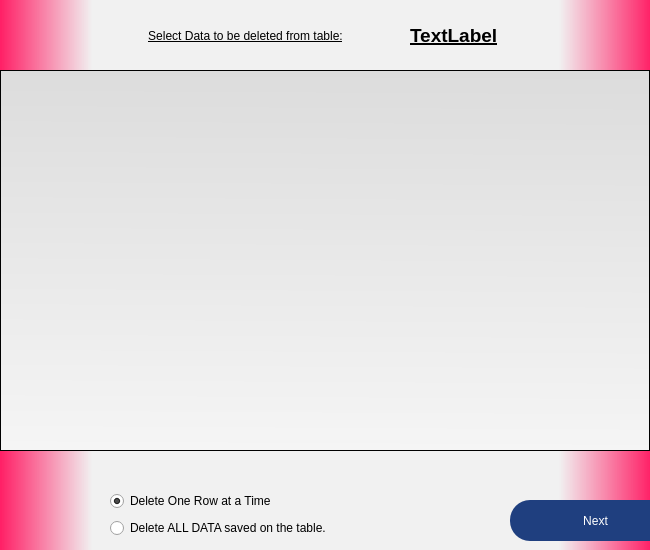
<?xml version="1.0" encoding="UTF-8"?>
<ui version="4.0">
 <class>delete_DATA_window</class>
 <widget class="QDialog" name="delete_DATA_window">
  <property name="geometry">
   <rect>
    <x>0</x>
    <y>0</y>
    <width>650</width>
    <height>550</height>
   </rect>
  </property>
  <property name="sizePolicy">
   <sizepolicy hsizetype="Fixed" vsizetype="Preferred">
    <horstretch>0</horstretch>
    <verstretch>0</verstretch>
   </sizepolicy>
  </property>
  <property name="minimumSize">
   <size>
    <width>650</width>
    <height>550</height>
   </size>
  </property>
  <property name="maximumSize">
   <size>
    <width>650</width>
    <height>550</height>
   </size>
  </property>
  <property name="windowTitle">
   <string>Delete Data</string>
  </property>
  <property name="windowIcon">
   <iconset>
    <normaloff>icon.png</normaloff>icon.png</iconset>
  </property>
  <property name="styleSheet">
   <string notr="true">LoginPg:QDialog{background-color: qconicalgradient(cx:0.258528, cy:0.847, angle:20, stop:0 rgba(123, 230, 239, 255), stop:1 rgba(255, 255, 255, 255))}</string>
  </property>
  <widget class="QStackedWidget" name="stackedWidget">
   <property name="geometry">
    <rect>
     <x>0</x>
     <y>0</y>
     <width>650</width>
     <height>550</height>
    </rect>
   </property>
   <property name="currentIndex">
    <number>0</number>
   </property>
   <widget class="QWidget" name="page">
    <widget class="QWidget" name="delete_TB_widget" native="true">
     <property name="geometry">
      <rect>
       <x>0</x>
       <y>0</y>
       <width>650</width>
       <height>550</height>
      </rect>
     </property>
     <property name="styleSheet">
      <string notr="true">QWidget#delete_TB_widget{
background-color:qlineargradient(spread:pad, x1:0, y1:0.505682, x2:1, y2:0.505682, stop:0 rgba(255, 30, 101, 255), stop:0.142045 rgba(241, 241, 241, 255), stop:0.857955 rgba(241, 241, 241, 255), stop:1 rgba(255, 30, 101, 255))
}</string>
     </property>
     <widget class="QTableWidget" name="tableWidget">
      <property name="geometry">
       <rect>
        <x>0</x>
        <y>70</y>
        <width>650</width>
        <height>381</height>
       </rect>
      </property>
      <property name="minimumSize">
       <size>
        <width>650</width>
        <height>381</height>
       </size>
      </property>
      <property name="maximumSize">
       <size>
        <width>650</width>
        <height>381</height>
       </size>
      </property>
      <property name="styleSheet">
       <string notr="true">background-color: qlineargradient(spread:pad, x1:0.506, y1:0, x2:0.494318, y2:1, stop:0 rgba(220,220,220, 255), stop:1 rgba(245, 245, 245, 255));

border-color: rgb(0, 0, 0);</string>
      </property>
      <property name="frameShape">
       <enum>QFrame::Box</enum>
      </property>
      <property name="frameShadow">
       <enum>QFrame::Plain</enum>
      </property>
      <property name="editTriggers">
       <set>QAbstractItemView::NoEditTriggers</set>
      </property>
      <property name="alternatingRowColors">
       <bool>true</bool>
      </property>
      <property name="selectionMode">
       <enum>QAbstractItemView::SingleSelection</enum>
      </property>
      <property name="selectionBehavior">
       <enum>QAbstractItemView::SelectRows</enum>
      </property>
      <attribute name="verticalHeaderVisible">
       <bool>false</bool>
      </attribute>
     </widget>
     <widget class="QPushButton" name="next">
      <property name="geometry">
       <rect>
        <x>510</x>
        <y>500</y>
        <width>171</width>
        <height>41</height>
       </rect>
      </property>
      <property name="styleSheet">
       <string notr="true">background-color: rgb(31, 63, 127);
font: 63 italic 14pt &quot;Segoe UI Semibold&quot;;
border-radius:20px;
color: rgb(255, 255, 255);</string>
      </property>
      <property name="text">
       <string>Next</string>
      </property>
     </widget>
     <widget class="QLabel" name="label_5">
      <property name="geometry">
       <rect>
        <x>90</x>
        <y>20</y>
        <width>311</width>
        <height>31</height>
       </rect>
      </property>
      <property name="styleSheet">
       <string notr="true">
text-decoration: underline;</string>
      </property>
      <property name="text">
       <string>Select Data to be deleted from table:</string>
      </property>
      <property name="alignment">
       <set>Qt::AlignCenter</set>
      </property>
     </widget>
     <widget class="QWidget" name="verticalLayoutWidget">
      <property name="geometry">
       <rect>
        <x>110</x>
        <y>490</y>
        <width>251</width>
        <height>51</height>
       </rect>
      </property>
      <layout class="QVBoxLayout" name="verticalLayout">
       <item>
        <widget class="QRadioButton" name="del_oneRow">
         <property name="styleSheet">
          <string notr="true">
font: 75 oblique 9pt &quot;DejaVu Sans&quot;;</string>
         </property>
         <property name="text">
          <string>Delete One Row at a Time</string>
         </property>
         <property name="checked">
          <bool>true</bool>
         </property>
        </widget>
       </item>
       <item>
        <widget class="QRadioButton" name="del_wholeTB_DATA">
         <property name="styleSheet">
          <string notr="true">font: 75 oblique 9pt &quot;DejaVu Sans&quot;;
font: 75 oblique 9pt &quot;DejaVu Sans&quot;;</string>
         </property>
         <property name="text">
          <string>Delete ALL DATA saved on the table. </string>
         </property>
        </widget>
       </item>
      </layout>
     </widget>
     <widget class="QLabel" name="selectedTB">
      <property name="geometry">
       <rect>
        <x>410</x>
        <y>10</y>
        <width>201</width>
        <height>51</height>
       </rect>
      </property>
      <property name="font">
       <font>
        <family>MS Shell Dlg 2</family>
        <pointsize>14</pointsize>
        <weight>75</weight>
        <italic>false</italic>
        <bold>true</bold>
        <underline>true</underline>
       </font>
      </property>
      <property name="styleSheet">
       <string notr="true">font: 75 bold 14pt &quot;MS Shell Dlg 2&quot;;
text-decoration: underline;</string>
      </property>
      <property name="text">
       <string>TextLabel</string>
      </property>
      <property name="wordWrap">
       <bool>true</bool>
      </property>
     </widget>
     <widget class="QLabel" name="selectedRow">
      <property name="geometry">
       <rect>
        <x>86</x>
        <y>454</y>
        <width>481</width>
        <height>31</height>
       </rect>
      </property>
      <property name="font">
       <font>
        <family>DejaVu Sans</family>
        <pointsize>9</pointsize>
        <weight>9</weight>
        <italic>true</italic>
        <bold>false</bold>
       </font>
      </property>
      <property name="styleSheet">
       <string notr="true">font: 75 oblique 9pt &quot;DejaVu Sans&quot;;</string>
      </property>
      <property name="text">
       <string/>
      </property>
      <property name="alignment">
       <set>Qt::AlignRight|Qt::AlignTrailing|Qt::AlignVCenter</set>
      </property>
      <property name="wordWrap">
       <bool>true</bool>
      </property>
     </widget>
    </widget>
   </widget>
   <widget class="QWidget" name="page_2">
    <widget class="QWidget" name="confirmation_widget" native="true">
     <property name="geometry">
      <rect>
       <x>0</x>
       <y>0</y>
       <width>650</width>
       <height>550</height>
      </rect>
     </property>
     <property name="styleSheet">
      <string notr="true">QWidget#confirmation_widget{
background-color:qlineargradient(spread:pad, x1:0, y1:0.505682, x2:1, y2:0.505682, stop:0 rgba(255, 30, 101, 255), stop:0.142045 rgba(241, 241, 241, 255), stop:0.857955 rgba(241, 241, 241, 255), stop:1 rgba(255, 30, 101, 255))
}</string>
     </property>
     <widget class="QLabel" name="label">
      <property name="geometry">
       <rect>
        <x>230</x>
        <y>70</y>
        <width>201</width>
        <height>221</height>
       </rect>
      </property>
      <property name="text">
       <string/>
      </property>
      <property name="pixmap">
       <pixmap>warning.png</pixmap>
      </property>
      <property name="scaledContents">
       <bool>true</bool>
      </property>
     </widget>
     <widget class="QLabel" name="label_2">
      <property name="geometry">
       <rect>
        <x>140</x>
        <y>310</y>
        <width>381</width>
        <height>41</height>
       </rect>
      </property>
      <property name="font">
       <font>
        <family>Terminal</family>
        <pointsize>12</pointsize>
        <weight>75</weight>
        <bold>true</bold>
       </font>
      </property>
      <property name="text">
       <string>!! LAST WARNING !!</string>
      </property>
      <property name="alignment">
       <set>Qt::AlignCenter</set>
      </property>
     </widget>
     <widget class="QLabel" name="label_3">
      <property name="geometry">
       <rect>
        <x>46</x>
        <y>370</y>
        <width>561</width>
        <height>41</height>
       </rect>
      </property>
      <property name="font">
       <font>
        <family>DejaVu Sans</family>
        <pointsize>12</pointsize>
        <weight>75</weight>
        <italic>true</italic>
        <bold>true</bold>
       </font>
      </property>
      <property name="text">
       <string>Are you sure you want to delete</string>
      </property>
      <property name="alignment">
       <set>Qt::AlignCenter</set>
      </property>
     </widget>
     <widget class="QLabel" name="del_action_label">
      <property name="geometry">
       <rect>
        <x>50</x>
        <y>410</y>
        <width>551</width>
        <height>31</height>
       </rect>
      </property>
      <property name="font">
       <font>
        <family>DejaVu Sans</family>
        <pointsize>12</pointsize>
        <weight>75</weight>
        <italic>true</italic>
        <bold>true</bold>
       </font>
      </property>
      <property name="text">
       <string>TextLabel</string>
      </property>
      <property name="alignment">
       <set>Qt::AlignCenter</set>
      </property>
     </widget>
     <widget class="Line" name="line">
      <property name="geometry">
       <rect>
        <x>130</x>
        <y>350</y>
        <width>401</width>
        <height>21</height>
       </rect>
      </property>
      <property name="orientation">
       <enum>Qt::Horizontal</enum>
      </property>
     </widget>
     <widget class="QPushButton" name="YES">
      <property name="geometry">
       <rect>
        <x>380</x>
        <y>500</y>
        <width>141</width>
        <height>41</height>
       </rect>
      </property>
      <property name="styleSheet">
       <string notr="true">background-color: rgb(141, 0, 0);
font: 63 italic 14pt &quot;Segoe UI Semibold&quot;;
color: rgb(255, 255, 255);
</string>
      </property>
      <property name="text">
       <string>Yes</string>
      </property>
     </widget>
     <widget class="QPushButton" name="NO">
      <property name="geometry">
       <rect>
        <x>530</x>
        <y>500</y>
        <width>151</width>
        <height>41</height>
       </rect>
      </property>
      <property name="styleSheet">
       <string notr="true">background-color: rgb(0, 81, 0);
font: 63 italic 14pt &quot;Segoe UI Semibold&quot;;
color: rgb(255, 255, 255);
</string>
      </property>
      <property name="text">
       <string>No</string>
      </property>
     </widget>
     <widget class="QPushButton" name="previous">
      <property name="geometry">
       <rect>
        <x>-40</x>
        <y>500</y>
        <width>191</width>
        <height>41</height>
       </rect>
      </property>
      <property name="styleSheet">
       <string notr="true">
font: 63 italic 14pt &quot;Segoe UI Semibold&quot;;

</string>
      </property>
      <property name="text">
       <string>Previous</string>
      </property>
     </widget>
    </widget>
   </widget>
  </widget>
 </widget>
 <resources/>
 <connections/>
</ui>
